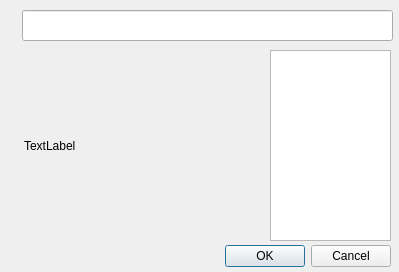
<?xml version="1.0" encoding="UTF-8"?>
<ui version="4.0">
 <class>Dialog</class>
 <widget class="QDialog" name="Dialog">
  <property name="geometry">
   <rect>
    <x>0</x>
    <y>0</y>
    <width>399</width>
    <height>272</height>
   </rect>
  </property>
  <property name="windowTitle">
   <string>Dialog</string>
  </property>
  <widget class="QDialogButtonBox" name="buttonBox">
   <property name="geometry">
    <rect>
     <x>40</x>
     <y>240</y>
     <width>351</width>
     <height>32</height>
    </rect>
   </property>
   <property name="orientation">
    <enum>Qt::Horizontal</enum>
   </property>
   <property name="standardButtons">
    <set>QDialogButtonBox::Cancel|QDialogButtonBox::Ok</set>
   </property>
  </widget>
  <widget class="QTextBrowser" name="textBrowser">
   <property name="geometry">
    <rect>
     <x>270</x>
     <y>50</y>
     <width>121</width>
     <height>191</height>
    </rect>
   </property>
  </widget>
  <widget class="QLabel" name="label">
   <property name="geometry">
    <rect>
     <x>24</x>
     <y>50</y>
     <width>211</width>
     <height>191</height>
    </rect>
   </property>
   <property name="text">
    <string>TextLabel</string>
   </property>
  </widget>
  <widget class="QLineEdit" name="lineEdit">
   <property name="geometry">
    <rect>
     <x>22</x>
     <y>10</y>
     <width>371</width>
     <height>31</height>
    </rect>
   </property>
  </widget>
 </widget>
 <resources/>
 <connections>
  <connection>
   <sender>buttonBox</sender>
   <signal>accepted()</signal>
   <receiver>Dialog</receiver>
   <slot>accept()</slot>
   <hints>
    <hint type="sourcelabel">
     <x>248</x>
     <y>254</y>
    </hint>
    <hint type="destinationlabel">
     <x>157</x>
     <y>274</y>
    </hint>
   </hints>
  </connection>
  <connection>
   <sender>buttonBox</sender>
   <signal>rejected()</signal>
   <receiver>Dialog</receiver>
   <slot>reject()</slot>
   <hints>
    <hint type="sourcelabel">
     <x>316</x>
     <y>260</y>
    </hint>
    <hint type="destinationlabel">
     <x>286</x>
     <y>274</y>
    </hint>
   </hints>
  </connection>
 </connections>
</ui>
